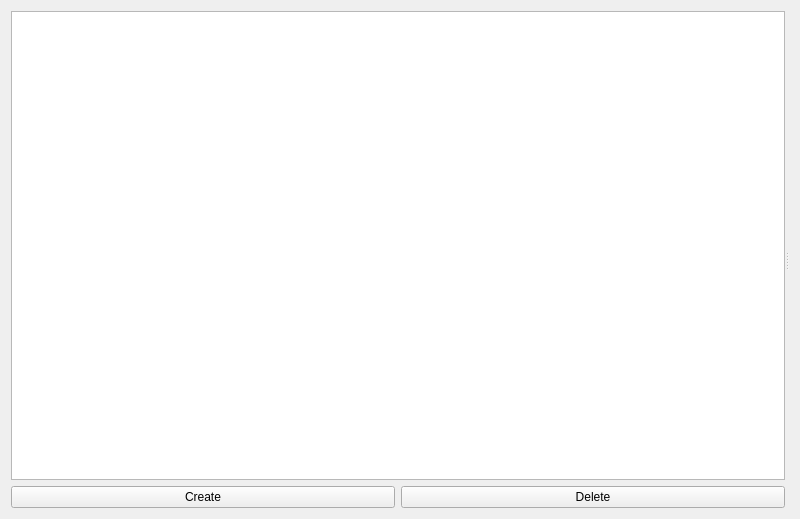
<?xml version="1.0" encoding="UTF-8"?>
<ui version="4.0">
 <class>NotesWidget</class>
 <widget class="QWidget" name="NotesWidget">
  <property name="geometry">
   <rect>
    <x>0</x>
    <y>0</y>
    <width>800</width>
    <height>519</height>
   </rect>
  </property>
  <property name="sizePolicy">
   <sizepolicy hsizetype="Preferred" vsizetype="Preferred">
    <horstretch>0</horstretch>
    <verstretch>0</verstretch>
   </sizepolicy>
  </property>
  <property name="windowTitle">
   <string>Form</string>
  </property>
  <layout class="QGridLayout" name="gridLayout">
   <item row="0" column="0">
    <widget class="QSplitter" name="splitter">
     <property name="orientation">
      <enum>Qt::Orientation::Horizontal</enum>
     </property>
     <widget class="QWidget" name="layoutWidget">
      <layout class="QVBoxLayout" name="verticalLayout">
       <item>
        <widget class="QListView" name="notesView">
         <property name="font">
          <font>
           <pointsize>13</pointsize>
          </font>
         </property>
         <property name="acceptDrops">
          <bool>false</bool>
         </property>
         <property name="styleSheet">
          <string notr="true">QListView::item {
	margin: 5px 5px;
	background-color: #403F3F;
	border-radius: 10%;
	height: 40px;
	color: white;
}
</string>
         </property>
         <property name="editTriggers">
          <set>QAbstractItemView::EditTrigger::NoEditTriggers</set>
         </property>
         <property name="viewMode">
          <enum>QListView::ViewMode::ListMode</enum>
         </property>
         <property name="itemAlignment">
          <set>Qt::AlignmentFlag::AlignCenter</set>
         </property>
        </widget>
       </item>
       <item>
        <layout class="QHBoxLayout" name="horizontalLayout">
         <item>
          <widget class="QPushButton" name="createButton">
           <property name="text">
            <string>Create</string>
           </property>
          </widget>
         </item>
         <item>
          <widget class="QPushButton" name="deleteButton">
           <property name="text">
            <string>Delete</string>
           </property>
          </widget>
         </item>
        </layout>
       </item>
      </layout>
     </widget>
     <widget class="QStackedWidget" name="stackedWidget">
      <widget class="QWidget" name="page"/>
      <widget class="QWidget" name="page_2"/>
     </widget>
    </widget>
   </item>
  </layout>
 </widget>
 <resources/>
 <connections/>
</ui>
